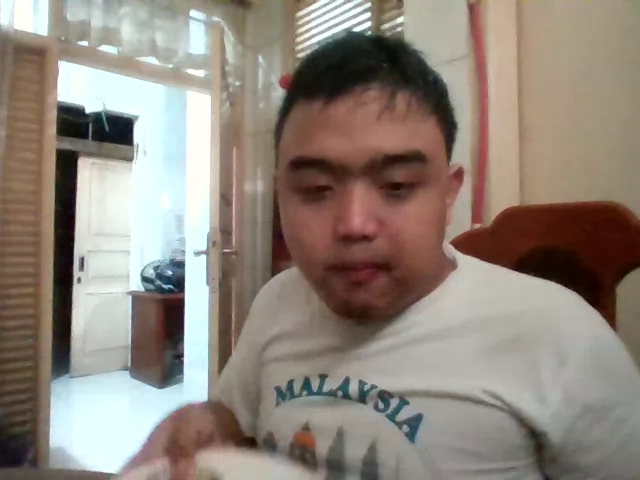
#> input picture frame 3 of JavaScript Web/RecordedVideo.webm, 640 x 480 px, given in place of output.mp4, which was not available
$ python bitwiseOperation.py
#> lines starting #> are read from the running program, lines starting #| are printed output that depends on the picture; after the words box and inside, x2 and y2 are one past the last pixel; in counts of white or black regions, pixels touching at a corner belong together; pictures that were not available may be replaced by others from this repository, and a replacement may not be noted
# importing the necessary libraries
import cv2
import numpy as np

# Creating a VideoCapture object to read the video
cap = cv2.VideoCapture('E:/SMLM Reborn/Ngodingskuy Reborn/Sistem Multimedia/Video Processing and Representation/Python/output.mp4')


# Loop until the end of the video
while (cap.isOpened()):
    # Capture frame-by-frame
    ret, frame = cap.read()
#> frame is the input picture: shape (480, 640, 3); mean B, G, R 124, 133.7, 144.1
    frame = cv2.resize(frame, (540, 380), fx = 0, fy = 0,
                         interpolation = cv2.INTER_CUBIC)
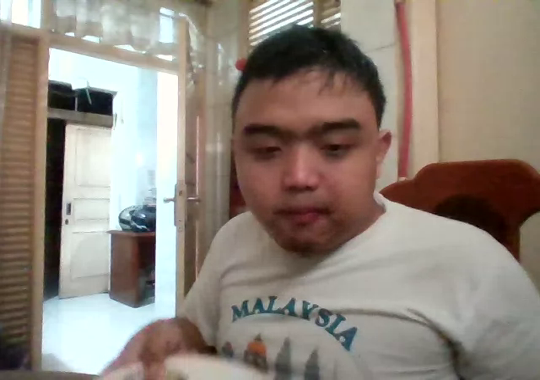
#> frame: shape (380, 540, 3); mean B, G, R 124, 133.7, 144.1

    # Display the resulting frame
    cv2.imshow('Frame', frame)

    # conversion of BGR to grayscale is necessary to apply this operation
    gray = cv2.cvtColor(frame, cv2.COLOR_BGR2GRAY)
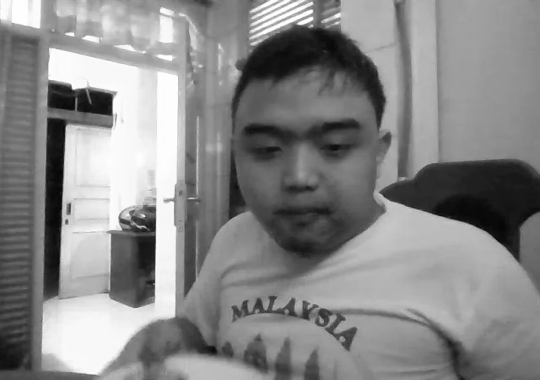
#> gray: shape (380, 540); min 4, max 255, mean 135.7

    _, mask = cv2.threshold(gray, 0, 255, cv2.THRESH_BINARY_INV + cv2.THRESH_OTSU)
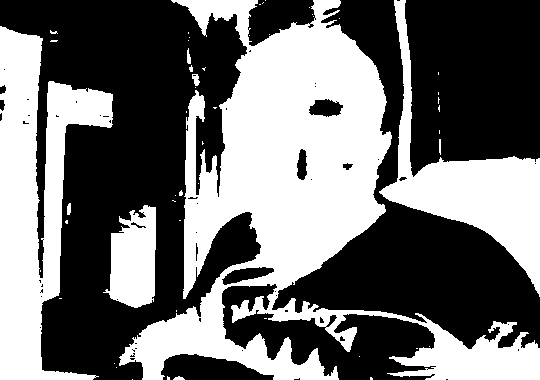
#> mask: shape (380, 540); 43.9% white; 52 white regions (42 under 20 px), largest, box (x1, y1, x2, y2) and area: (119, 0, 540, 380) 54379, (0, 26, 113, 380) 19508, (379, 0, 540, 297) 11984

    # apply NOT operation on image and mask generated by thresholding
    BIT = cv2.bitwise_not(frame, frame, mask = mask)
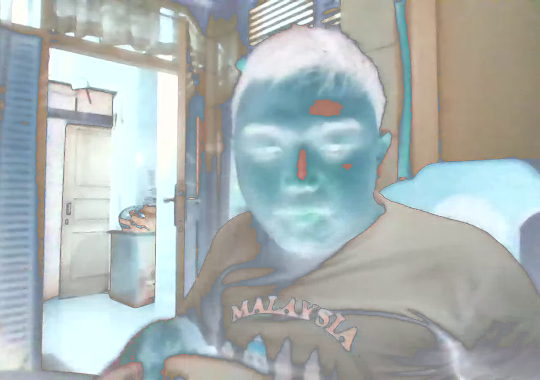
#> BIT: shape (380, 540, 3); mean B, G, R 179.3, 180, 171
    cv2.imshow('BIT', BIT)

    # define q as the exit button
    if cv2.waitKey(25) & 0xFF == ord('q'):
#> (key q is pressed here)
        break

# release the video capture object
cap.release()

# Closes all the windows currently opened.
cv2.destroyAllWindows()

$ run again, starting later in the video
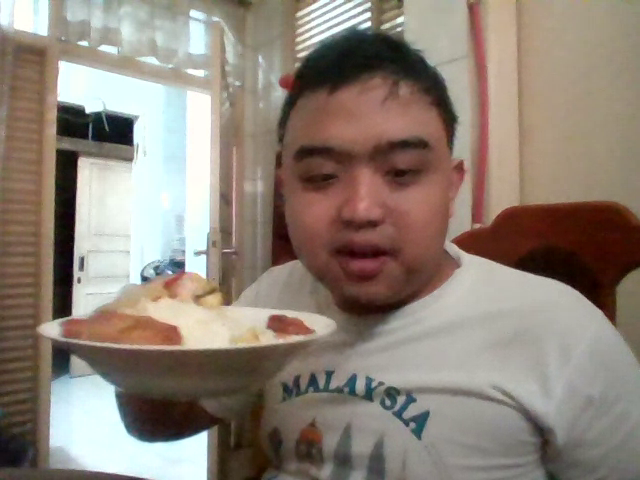
#> input picture frame 16 of JavaScript Web/RecordedVideo.webm, 640 x 480 px, given in place of output.mp4, which was not available
#> frame is the input picture: shape (480, 640, 3); mean B, G, R 119.4, 130.3, 142.2
#> frame: shape (380, 540, 3)
#> `_, mask = cv2.threshold(gray, 0, 255, cv2.THRESH_BINARY_INV + cv2.THRE..`:
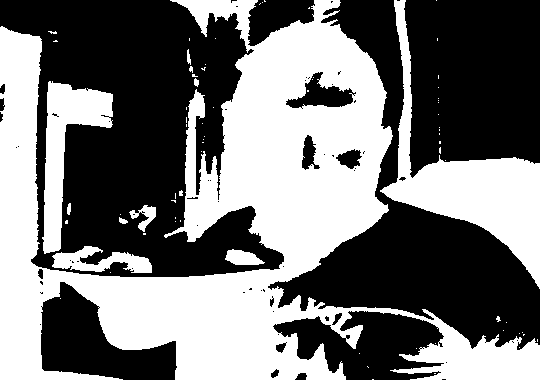
#> mask: shape (380, 540); 45.8% white; 73 white regions (61 under 20 px), largest, box (x1, y1, x2, y2) and area: (0, 0, 540, 380) 75341, (380, 0, 540, 289) 11451, (42, 81, 113, 254) 4755
#> `BIT = cv2.bitwise_not(frame, frame, mask = mask)`:
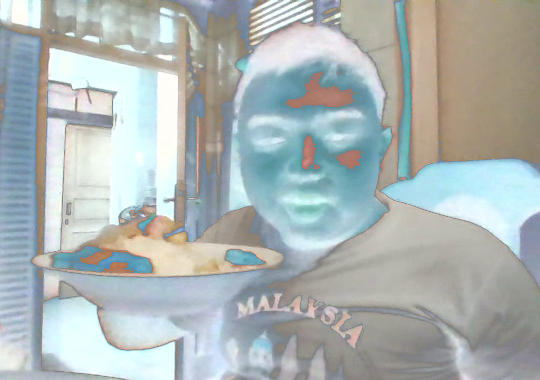
#> BIT: shape (380, 540, 3); mean B, G, R 180.1, 180.8, 172.4

$ run again, starting later in the video
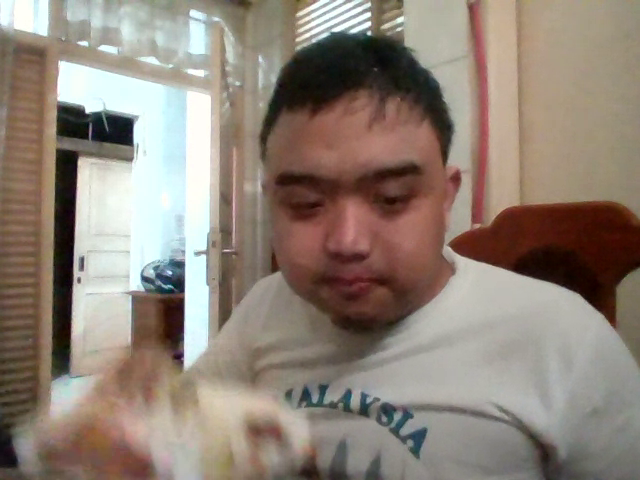
#> input picture frame 29 of JavaScript Web/RecordedVideo.webm, 640 x 480 px, given in place of output.mp4, which was not available
#> frame is the input picture: shape (480, 640, 3); mean B, G, R 119.5, 130.6, 143.4
#> frame: shape (380, 540, 3)
#> `_, mask = cv2.threshold(gray, 0, 255, cv2.THRESH_BINARY_INV + cv2.THRE..`:
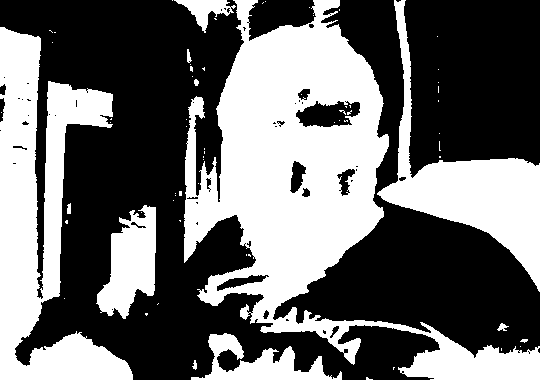
#> mask: shape (380, 540); 42.1% white; 68 white regions (56 under 20 px), largest, box (x1, y1, x2, y2) and area: (184, 0, 540, 380) 45366, (0, 27, 133, 380) 21184, (377, 0, 540, 292) 11788
#> `BIT = cv2.bitwise_not(frame, frame, mask = mask)`:
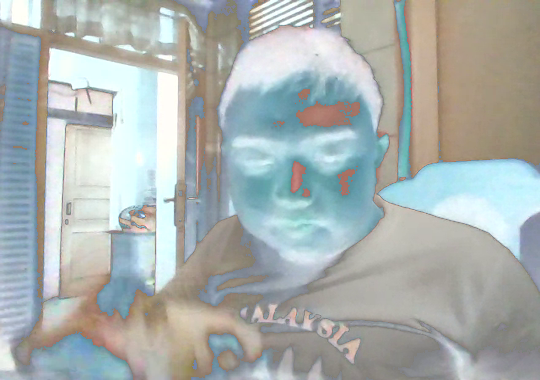
#> BIT: shape (380, 540, 3); mean B, G, R 175, 176.8, 169.9
